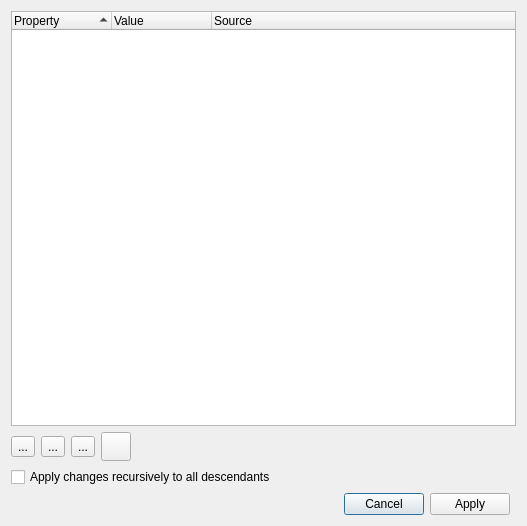
<?xml version="1.0" encoding="UTF-8"?>
<ui version="4.0">
 <class>DialogFSProp</class>
 <widget class="QDialog" name="DialogFSProp">
  <property name="geometry">
   <rect>
    <x>0</x>
    <y>0</y>
    <width>527</width>
    <height>526</height>
   </rect>
  </property>
  <property name="contextMenuPolicy">
   <enum>Qt::DefaultContextMenu</enum>
  </property>
  <property name="windowTitle">
   <string>Dialog</string>
  </property>
  <layout class="QGridLayout" name="gridLayout">
   <item row="3" column="0" colspan="7">
    <widget class="QCheckBox" name="recursiveCheck">
     <property name="text">
      <string>Apply changes recursively to all descendants</string>
     </property>
    </widget>
   </item>
   <item row="0" column="0" colspan="7">
    <widget class="QTreeWidget" name="propList">
     <property name="contextMenuPolicy">
      <enum>Qt::CustomContextMenu</enum>
     </property>
     <property name="editTriggers">
      <set>QAbstractItemView::NoEditTriggers</set>
     </property>
     <property name="alternatingRowColors">
      <bool>false</bool>
     </property>
     <property name="sortingEnabled">
      <bool>true</bool>
     </property>
     <column>
      <property name="text">
       <string>Property</string>
      </property>
     </column>
     <column>
      <property name="text">
       <string>Value</string>
      </property>
     </column>
     <column>
      <property name="text">
       <string>Source</string>
      </property>
     </column>
    </widget>
   </item>
   <item row="1" column="0">
    <widget class="QToolButton" name="buttonAdd">
     <property name="toolTip">
      <string>Add user property</string>
     </property>
     <property name="text">
      <string>...</string>
     </property>
     <property name="icon">
      <iconset resource="diskmanagerres.qrc">
       <normaloff>:/icons/list-add.png</normaloff>:/icons/list-add.png</iconset>
     </property>
     <property name="iconSize">
      <size>
       <width>22</width>
       <height>22</height>
      </size>
     </property>
    </widget>
   </item>
   <item row="1" column="4">
    <spacer name="horizontalSpacer">
     <property name="orientation">
      <enum>Qt::Horizontal</enum>
     </property>
     <property name="sizeHint" stdset="0">
      <size>
       <width>40</width>
       <height>20</height>
      </size>
     </property>
    </spacer>
   </item>
   <item row="4" column="0" colspan="6">
    <widget class="QDialogButtonBox" name="buttonBox">
     <property name="orientation">
      <enum>Qt::Horizontal</enum>
     </property>
     <property name="standardButtons">
      <set>QDialogButtonBox::Apply|QDialogButtonBox::Cancel</set>
     </property>
    </widget>
   </item>
   <item row="1" column="1">
    <widget class="QToolButton" name="buttonRemove">
     <property name="toolTip">
      <string>Remove user property</string>
     </property>
     <property name="text">
      <string>...</string>
     </property>
     <property name="icon">
      <iconset resource="diskmanagerres.qrc">
       <normaloff>:/icons/list-remove.png</normaloff>:/icons/list-remove.png</iconset>
     </property>
     <property name="iconSize">
      <size>
       <width>22</width>
       <height>22</height>
      </size>
     </property>
    </widget>
   </item>
   <item row="1" column="2">
    <widget class="QToolButton" name="buttonInherit">
     <property name="toolTip">
      <string>Inherit from parent</string>
     </property>
     <property name="text">
      <string>...</string>
     </property>
     <property name="icon">
      <iconset resource="diskmanagerres.qrc">
       <normaloff>:/icons/edit-text-frame-update.png</normaloff>:/icons/edit-text-frame-update.png</iconset>
     </property>
     <property name="iconSize">
      <size>
       <width>22</width>
       <height>22</height>
      </size>
     </property>
    </widget>
   </item>
   <item row="1" column="3">
    <widget class="QToolButton" name="buttonRevert">
     <property name="toolTip">
      <string>Revert changes</string>
     </property>
     <property name="text">
      <string/>
     </property>
     <property name="icon">
      <iconset resource="diskmanagerres.qrc">
       <normaloff>:/icons/edit-undo.png</normaloff>:/icons/edit-undo.png</iconset>
     </property>
     <property name="iconSize">
      <size>
       <width>22</width>
       <height>22</height>
      </size>
     </property>
    </widget>
   </item>
  </layout>
 </widget>
 <resources>
  <include location="diskmanagerres.qrc"/>
 </resources>
 <connections>
  <connection>
   <sender>buttonBox</sender>
   <signal>accepted()</signal>
   <receiver>DialogFSProp</receiver>
   <slot>accept()</slot>
   <hints>
    <hint type="sourcelabel">
     <x>248</x>
     <y>254</y>
    </hint>
    <hint type="destinationlabel">
     <x>157</x>
     <y>274</y>
    </hint>
   </hints>
  </connection>
  <connection>
   <sender>buttonBox</sender>
   <signal>rejected()</signal>
   <receiver>DialogFSProp</receiver>
   <slot>reject()</slot>
   <hints>
    <hint type="sourcelabel">
     <x>316</x>
     <y>260</y>
    </hint>
    <hint type="destinationlabel">
     <x>286</x>
     <y>274</y>
    </hint>
   </hints>
  </connection>
 </connections>
</ui>
